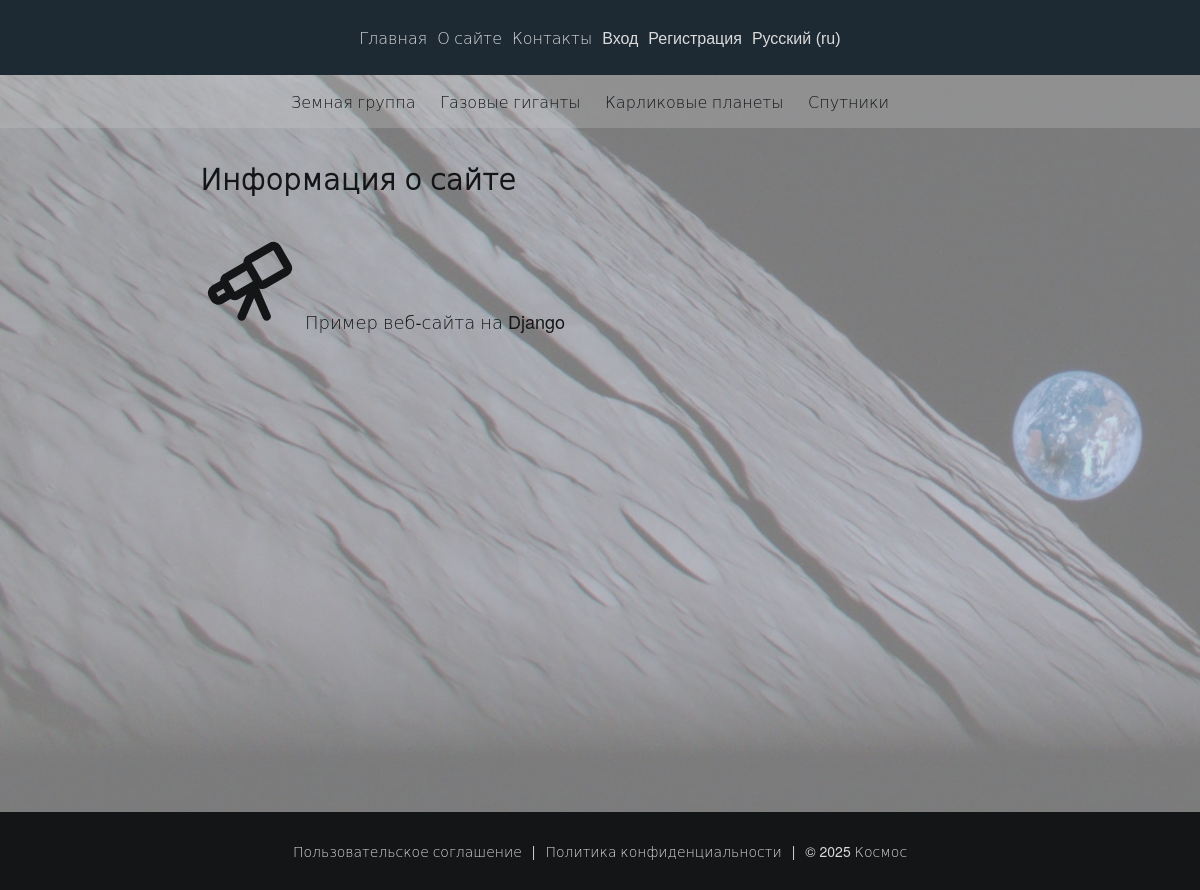
The page /about/ on the database its author committed.
### base/models.py (models this page shows, shortened)
class Category(models.Model):
    cat_name = models.CharField(max_length=100, db_index=True, verbose_name=_('Category'))
    cat_slug = models.SlugField(max_length=255, unique=True, db_index=True)
    objects = models.Manager()
    class Meta:
        verbose_name = _('category')
        verbose_name_plural = _('Categories')
    def get_absolute_url(self):
        return reverse('category', kwargs={'cat_slug': self.cat_slug})

### base/views.py (the view)
# urls.py: path('about/', views.AboutPage.as_view(), name='about'),
class AboutPage(TemplateView):
    template_name = 'base/about.html'
    extra_context = {
        'title': _('About'),
        'page_header': _('Site information'),
        'page_post': _('Website source code')
    }

### base/templatetags/base_tags.py (called while the page is built)
@register.inclusion_tag('base/category.html')
def get_category(selected=0):
    category = Category.objects.all()
    return {'category': category, 'selected': selected}

### base/templates/base/about.html (shortened to what this page needs)
{% extends 'base.html' %}
{% load i18n %}
{% block content %}
<div class="content-shell">
    <section>
        <h1 class="post">{{ page_header }}</h1>
        <div class="image-text-wrapper">
            <article class="text-container">
                {% trans 'An example of a website on Django' %}
            </article>
        </div>
    </section>
</div>
{% endblock %}

### base/templates/base/category.html
<section>
    {% for i in category %}
    {% if i.id == selected %}
    <a class="link-dark">{{ i.cat_name }}</a>
    {% else %}
    <a class="link-dark" href="{{ i.get_absolute_url }}">{{ i.cat_name }}</a>
    {% endif %}
    {% endfor %}
</section>

### base/static/base/css/styles.css (style rules this page uses)
* { margin: 0; padding: 0; text-decoration: none; outline: none; box-sizing: border-box; appearance: none; }
:root { --background-color: #141517; --dark-color: #141517; --white-color: #dbdbdb; --head-color: #1d2933; --content-color: rgba(204, 204, 204, 0.6); --footer-color: #141517; --font-size-head: 16px; --font-size-content: 18px; --font-size-footer: 14px; --font-size-large: 1.8em; --font-size-medium: 1.5em; --font-size-small: 1.2em; --font-size-mini: 0.9em; --margin-large: 30px; --margin-medium: 25px; --margin-small: 20px; --margin-mini: 15px; --padding-large: 29px; --padding-medium: 26px; --padding-small: 20px; --padding-mini: 15px; --max-width-content: 1000px; --max-width-form: 800px; --max-width-image: 350px; --width: 100%; }
html, body { height: 100%; font-family: 'Helvetica Neue', 'DejaVu Sans Light', sans-serif; background: var(--background-color) url('../images/background_image.webp') no-repeat center top; background-size: cover; }
#page { display: flex; flex-direction: column; min-height: 100vh; }
.content-shell { max-width: var(--max-width-content); width: var(--width); }
.image-text-wrapper { overflow: auto; margin: var(--margin-large) 0; }
.text-container { color: var(--dark-color); font-size: var(--font-size-content); margin-bottom: var(--margin-medium); }
.post { color: var(--dark-color); font-size: var(--font-size-large); margin-bottom: var(--margin-medium); }
.link-dark { color: var(--dark-color); padding-right: var(--padding-small); transition: background-color 0.3s, color 0.3s; cursor: pointer; }
@media screen and (max-width: 1300px) { .content-shell { max-width: 800px; } }
@media screen and (max-width: 1300px) { .post { margin: var(--margin-small) 0; } }

### rows shown on the page
Category: cat_name "Земная группа"
Category: cat_name "Газовые гиганты"
Category: cat_name "Карликовые планеты"
Category: cat_name "Спутники"

### other values the page prints
{{ page_header }} "Информация о сайте"
form field language "Русский (ru)"
